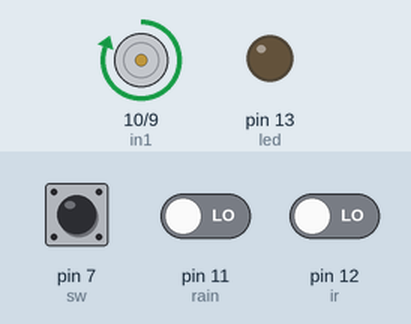
Recording of a sketch running on a simulated Arduino Uno, built with avr-gcc and run on an emulated ATmega328P. Shown: motor-driver pin pairs drawn as motors (green arrow = first pin HIGH = forward, orange = second pin HIGH = backward, longer = more drive), output pins drawn as LEDs (lit = HIGH). The test bench sets the inputs (shaded band); at power-on: pin 7 (sw) HIGH, pin 12 (ir) LOW, pin 11 (rain) LOW.

Above: at 1.2 s.
1.3 s: pin 7 (sw) pulled LOW for 0.15 s
At 1.37 s:
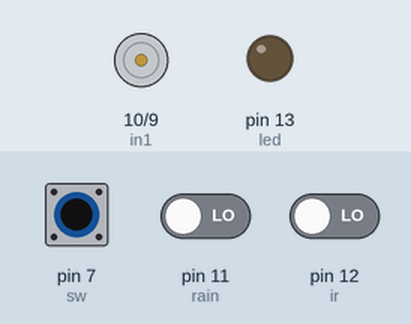
2.9 s: pin 12 (ir) driven HIGH
At 4.1 s:
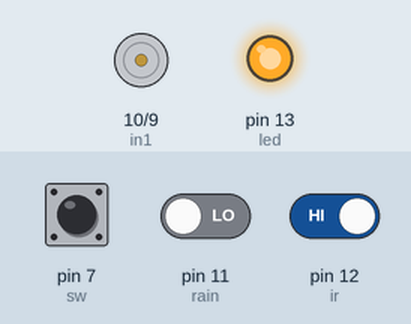
4.4 s: pin 11 (rain) driven HIGH
At 5.4 s:
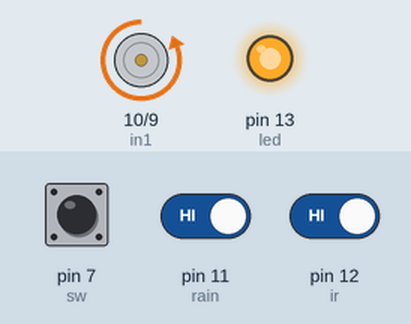
5.9 s: pin 11 (rain) driven LOW
At 6.6 s:
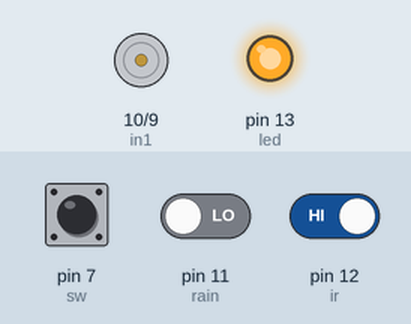
7.4 s: pin 7 (sw) pulled LOW for 3.2 s
At 7.7 s:
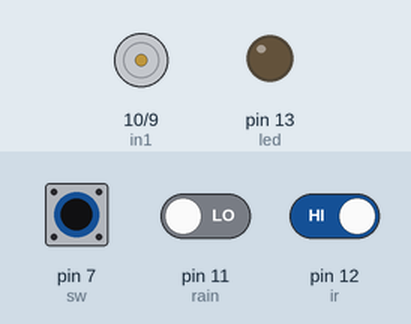
Timing chart, 0 to 12.1 s (numbered marks = the images above; inputs shaded):
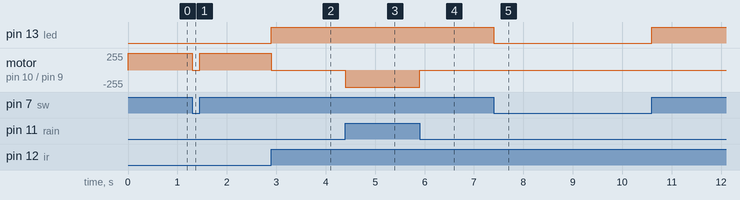

The sketch:

Rain_FInal.ino
```cpp
int sw=7;
int swstate=0;


int ir=12;
int irstate=0;
int led=13;

int rain=11;
int rainstate=1;
int in1=10;
int in2=9;


void setup() {

pinMode(led,OUTPUT);
pinMode(in1,OUTPUT);// put your setup code here, to run once:
pinMode(in2,OUTPUT);

pinMode(rain,INPUT);
pinMode(sw,INPUT_PULLUP);
pinMode(ir,INPUT);
}

void loop() {

swstate=digitalRead(sw);
irstate=digitalRead(ir);
rainstate=digitalRead(rain);
 if (swstate==1 && rainstate==0 && irstate==0 )
{
  digitalWrite(in1,HIGH);
  digitalWrite(in2,LOW);
  digitalWrite(led,LOW);

}
else if(swstate==1 && rainstate==0 && irstate==1 )
{
  digitalWrite(in1,LOW);
  digitalWrite(in2,LOW);
  digitalWrite(led,HIGH);
}

else if(swstate==1 && rainstate==1 && irstate==1 )
{
  digitalWrite(in1,LOW);
  digitalWrite(in2,HIGH);
  digitalWrite(led,HIGH);
}
 else
 {
  digitalWrite(in1,LOW);
  digitalWrite(in2,LOW);
  digitalWrite(led,LOW);
 }
}
```

Measured:
- after the input at 1.3 s, motor on pin 10 (in1) / pin 9 (in2): forward 255/255 → stopped at once, → forward 255/255 0.15 s later
- after the input at 2.9 s, pin 13 (led): LOW → HIGH at once; motor on pin 10 (in1) / pin 9 (in2): forward 255/255 → stopped at once
- after the input at 4.4 s, motor on pin 10 (in1) / pin 9 (in2): stopped → backward 255/255 at once
- after the input at 5.9 s, motor on pin 10 (in1) / pin 9 (in2): backward 255/255 → stopped at once
- after the input at 7.4 s, pin 13 (led): HIGH → LOW at once, → HIGH 3.2 s later
